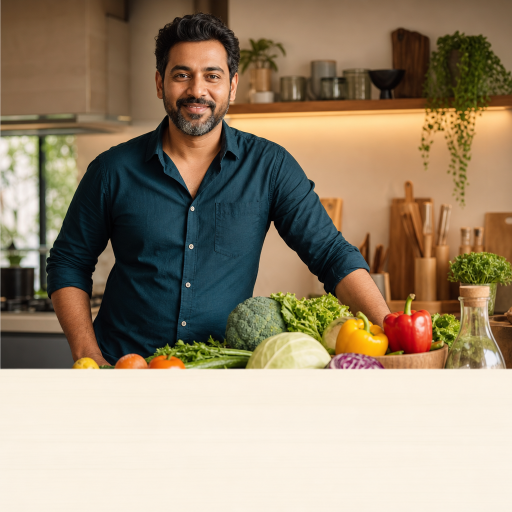
#> input picture marketing/creatives/ad-creative-v1-kitchen.png, 1024 x 1024 px, given in place of logo-transparent.png, which was not available (shown at 1/2 size)
$ python gen-ad6.py
#> lines starting #> are read from the running program, lines starting #| are printed output that depends on the picture; pictures that were not available may be replaced by others from this repository, and a replacement may not be noted
#!/usr/bin/env python3
"""
Generate Ad 6 — Static image (1080x1080)
Agni Health — Pedamallu stats infographic
v3: vertical centering, fixed label spacing, updated eyebrow, CTA fix
"""

from PIL import Image, ImageDraw, ImageFont
import os

WORKSPACE  = os.path.expanduser("~/.openclaw/workspace/agni-health")
FONTS_DIR  = os.path.join(WORKSPACE, "assets/fonts")
BRAND_DIR  = os.path.join(WORKSPACE, "assets/brand")
OUT_PATH   = os.path.expanduser(
    "~/.openclaw/workspace/agni-health/marketing/creatives/ad-6-stats.png"
)

DEEP_NAVY        = (10,  22,  40)
TERRACOTTA       = (212, 160, 136)
TERRACOTTA_DEEP  = (196, 144, 108)   # button fill — richer, more contrast
WHITE            = (255, 255, 255)
ZINC_300         = (212, 212, 216)
ZINC_500         = (113, 113, 122)
ZINC_800         = (39,  39,  42)

def fnt(weight, size):
    names = {
        "bold":    "PlusJakartaSans-Bold.ttf",
        "medium":  "PlusJakartaSans-Medium.ttf",
        "regular": "PlusJakartaSans-Regular.ttf",
    }
    return ImageFont.truetype(os.path.join(FONTS_DIR, names[weight]), size)

W, H = 1080, 1350   # 4:5 — optimal for Meta feed (max mobile screen real estate)
img  = Image.new("RGB", (W, H), DEEP_NAVY)
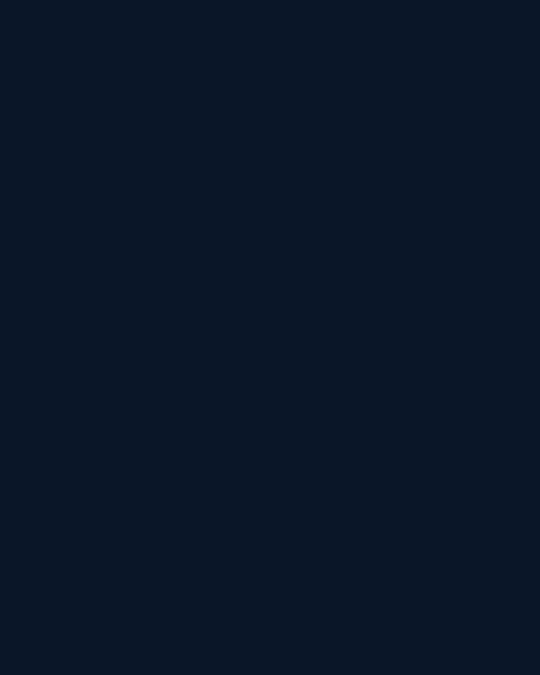
#> img: PIL image 1080x1350 RGB (shown at 1/2 size); mean R, G, B 10, 22, 40
draw = ImageDraw.Draw(img)

def tw(text, font):
    bb = draw.textbbox((0, 0), text, font=font)
    return bb[2] - bb[0]

def th(text, font):
#> called with text = 'SOUTH ASIAN MEN · AGE 45'
    bb = draw.textbbox((0, 0), text, font=font)
#> bb = (0, 6, 394, 26)
    return bb[3] - bb[1]

def cx(text, font):
    return (W - tw(text, font)) // 2

# ── Fonts ────────────────────────────────────────────────
f_eye   = fnt("medium", 28)
f_num   = fnt("bold",   162)
f_lbl   = fnt("medium",  36)
f_cta   = fnt("medium",  28)
f_fine  = fnt("regular", 20)

EYE_TEXT = "SOUTH ASIAN MEN · AGE 45"

stats = [
    ("31%", "Prediabetes"),
    ("25%", "High Blood Pressure"),
    ("78%", "High Cholesterol"),
]

CTA_TEXT = "Book Your Discovery Call"
PAD_X, PAD_Y = 54, 22

# ── Pre-calculate total content height ───────────────────
GAP_EYE_DIV   = 28
DIV_H         = 2
GAP_DIV_STATS = 80
GAP_NUM_LBL   = 68
GAP_STATS_DIV = 82
INTER_DIV_H   = 1
eye_h = th(EYE_TEXT, f_eye)
#> eye_h = 20

total_h = 0
total_h += eye_h
#> total_h = 20
total_h += GAP_EYE_DIV + DIV_H
#> total_h = 50
total_h += GAP_DIV_STATS
#> total_h = 130

for i, (num, label) in enumerate(stats):
    n_h = th(num,   f_num)
    l_h = th(label, f_lbl)
    total_h += n_h + GAP_NUM_LBL + l_h
    if i < len(stats) - 1:
        total_h += GAP_STATS_DIV + INTER_DIV_H + GAP_STATS_DIV
#> this loop made 3 passes
#> (l_h, total_h) on passes 1 to 3: (27, 512), (34, 901), (34, 1125)
#> after the loop, total_h = 1125

# ── Start Y — vertically centered with slight upward bias ─
FOOTER_HEIGHT = 88
start_y = (H - FOOTER_HEIGHT - total_h) // 2
#> start_y = 68

# ── Draw ─────────────────────────────────────────────────
y = start_y
#> y = 68

# Eyebrow
draw.text((cx(EYE_TEXT, f_eye), y), EYE_TEXT, font=f_eye, fill=TERRACOTTA)
#> in tw, `bb = draw.textbbox((0, 0), text, font=font)`: bb = (0, 6, 394, 26)
y += eye_h
#> y = 88

# Divider under eyebrow
y += GAP_EYE_DIV
#> y = 116
draw.rectangle([(W//2 - 230, y), (W//2 + 230, y + DIV_H)], fill=ZINC_800)
y += DIV_H + GAP_DIV_STATS
#> y = 198

# Stats
for i, (num, label) in enumerate(stats):
    n_h = th(num,   f_num)
    l_h = th(label, f_lbl)

    # Dimensional number: shadow layer + main
    SHADOW = (40, 18, 8)   # dark warm shadow
    nx = cx(num, f_num)
    draw.text((nx + 4, y + 5), num, font=f_num, fill=SHADOW)   # shadow
    draw.text((nx,     y    ), num, font=f_num, fill=TERRACOTTA)  # main
    y += n_h + GAP_NUM_LBL
    draw.text((cx(label, f_lbl), y), label, font=f_lbl, fill=WHITE)
    y += l_h

    if i < len(stats) - 1:
        y += GAP_STATS_DIV
        draw.rectangle(
            [(W//2 - 140, y), (W//2 + 140, y + INTER_DIV_H)],
            fill=ZINC_800
        )
        y += INTER_DIV_H + GAP_STATS_DIV
#> this loop made 3 passes
#> (l_h, y) on passes 1 to 3: (27, 580), (34, 969), (34, 1193)
#> after the loop, y = 1193


# ── Bottom bar: source left, logo right — same baseline ──
fine = "Source: Pedamallu et al., JAHA 2026"
fine_h = th(fine, f_fine)
#> fine_h = 19

logo = Image.open(os.path.join(BRAND_DIR, "logo-transparent.png")).convert("RGBA")
logo_w = 148
logo = logo.resize((logo_w, int(logo.height * logo_w / logo.width)), Image.LANCZOS)
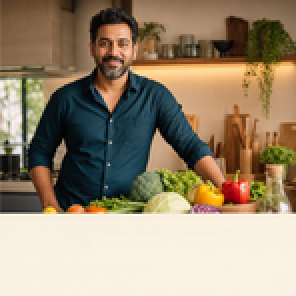
#> logo: PIL image 148x148 RGBA (shown 2 times larger); mean R, G, B, A 154.6, 138.1, 114.5, 255

BOTTOM_MARGIN = 28
baseline_y = H - BOTTOM_MARGIN - max(fine_h, logo.height)
#> baseline_y = 1174

draw.text((48, baseline_y + (max(fine_h, logo.height) - fine_h) // 2), fine, font=f_fine, fill=ZINC_500)
logo_x = W - logo_w - 48
logo_y = baseline_y + (max(fine_h, logo.height) - logo.height) // 2
#> logo_y = 1174
img.paste(logo, (logo_x, logo_y), logo)
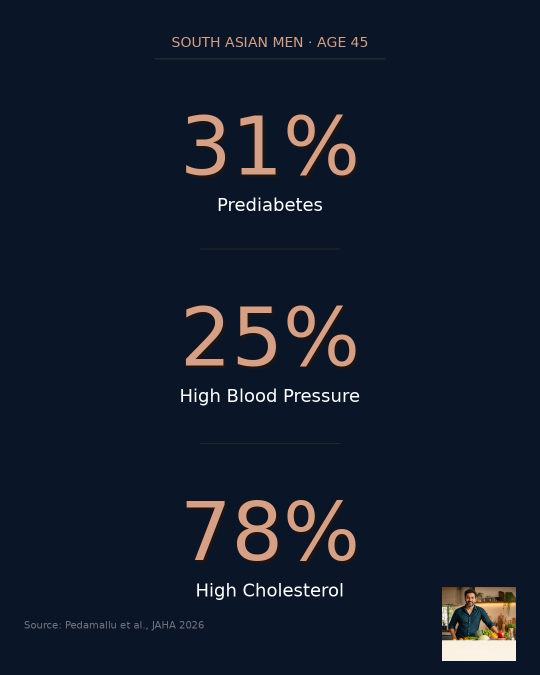
#> img: PIL image 1080x1350 RGB (shown at 1/2 size); mean R, G, B 19.1, 28.6, 44.5

# ── Save ─────────────────────────────────────────────────
img.save(OUT_PATH, "PNG", dpi=(300, 300))
print(f"Saved → {OUT_PATH}  (content block: {total_h}px, start_y: {start_y})")
#> (printed output is left out)

$ run again, on marketing/creatives/ad-creative-v2-outdoor.png
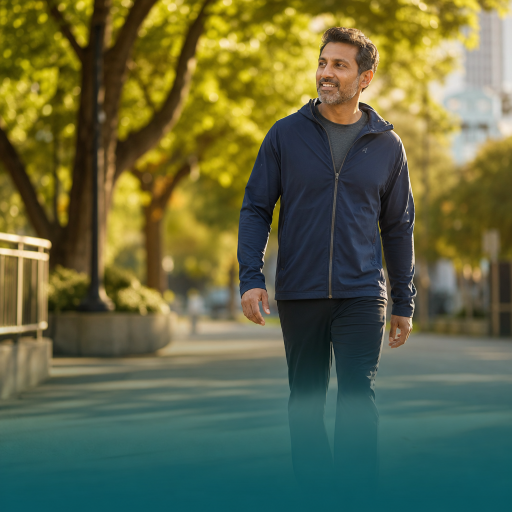
#> input picture marketing/creatives/ad-creative-v2-outdoor.png, 1024 x 1024 px, given in place of logo-transparent.png, which was not available (shown at 1/2 size)
#> in th, `bb = draw.textbbox((0, 0), text, font=font)`: bb = (0, 6, 394, 26)
#> eye_h = 20
#> `total_h += GAP_EYE_DIV + DIV_H`: total_h = 50
#> `total_h += GAP_DIV_STATS`: total_h = 130
#> the loop `for i, (num, label) in enumerate(stats):` made 3 passes
#> (l_h, total_h) on passes 1 to 3: (27, 512), (34, 901), (34, 1125)
#> after the loop `for i, (num, label) in enumerate(stats):`: total_h = 1125
#> start_y = 68
#> in tw, `bb = draw.textbbox((0, 0), text, font=font)`: bb = (0, 6, 394, 26)
#> `y += eye_h`: y = 88
#> `y += GAP_EYE_DIV`: y = 116
#> `y += DIV_H + GAP_DIV_STATS`: y = 198
#> the loop `for i, (num, label) in enumerate(stats):` made 3 passes
#> (l_h, y) on passes 1 to 3: (27, 580), (34, 969), (34, 1193)
#> after the loop `for i, (num, label) in enumerate(stats):`: y = 1193
#> fine_h = 19
#> `logo = logo.resize((logo_w, int(logo.height * logo_w / logo.width)), I..`:
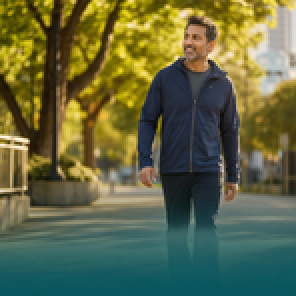
#> logo: PIL image 148x148 RGBA (shown 2 times larger); mean R, G, B, A 97, 102.9, 66.6, 255
#> baseline_y = 1174
#> `img.paste(logo, (logo_x, logo_y), logo)`:
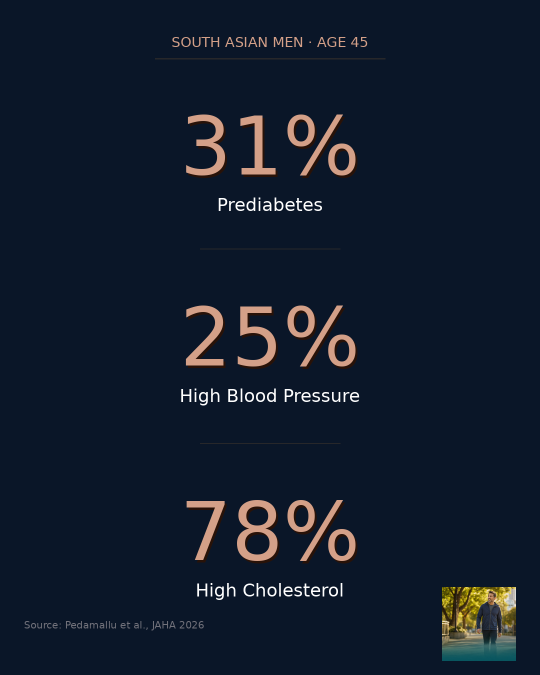
#> img: PIL image 1080x1350 RGB (shown at 1/2 size); mean R, G, B 18.3, 28.1, 43.8
#> (printed output is left out)
